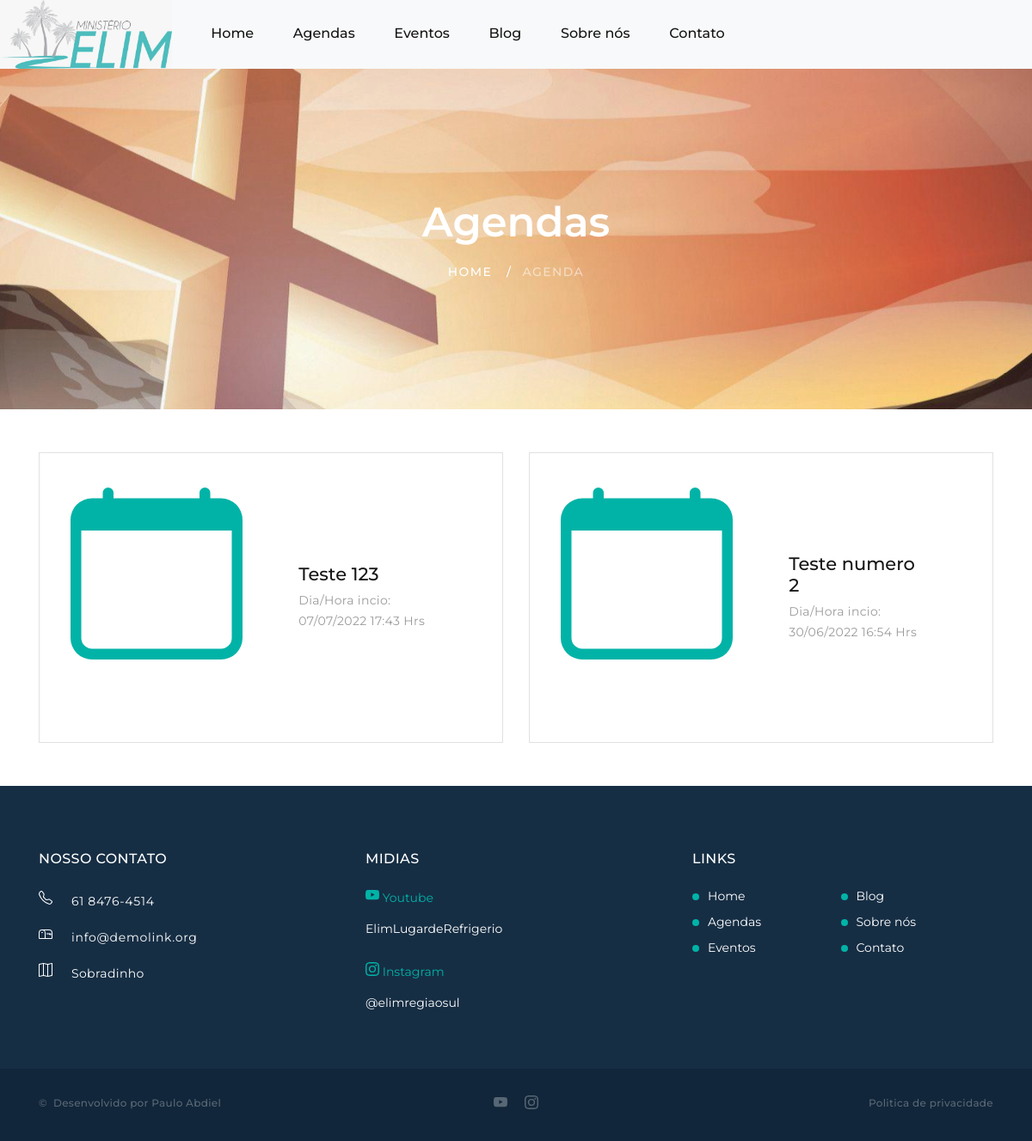
Page /agendas/ on the committed database.
### core/models.py (models this page shows, shortened)
class Agenda(models.Model):
    id = models.AutoField(primary_key=True)
    name = models.CharField(max_length=100)
    data_start = models.DateTimeField(verbose_name="Dia marcado")
    def get_data_agenda(self):
        return self.data_start.strftime('%d/%m/%Y %H:%M Hrs')

### core/views.py (the view)
# urls.py: path('agendas/',User.agendas),
    def agendas(req):
        if req.method == 'GET':
            horaAtual = datetime.now(tz=timezone.utc)
            agendas = Agenda.objects.all().filter(data_start__gt=horaAtual)
            context = {'agendas':agendas}
            return render(req, 'user/agenda.html',context)

### templates/user/agenda.html (shortened to what this page needs)
{% extends "model-page.html" %}
{% load static %}
{% block stylesheet %} <link rel="stylesheet" href="/static/assets/css/style2.css"> {% endblock%}
{% block content %}
    <div class="page">
      <section class="breadcrumbs-custom-inset">
        <div class="breadcrumbs-custom context-dark bg-overlay-60">
          <div class="container">
            <h2 class="breadcrumbs-custom-title">Agendas</h2>
            <ul class="breadcrumbs-custom-path">
              <li><a href="/home">Home</a></li>
              <li class="active">Agenda</li>
            </ul>
          </div>
          <div class="box-position" style="background-image: url({%static 'img/igreja.jpg'%});"></div>
        </div>
      </section>
      <section class="section section-sm bg-default">
        <div class="container">
          <div class="row row-sm row-40 row-md-50">
            {% if agendas.count > 0 %}
              {% for ag in agendas %}
                  <div class="col-sm-6 col-md-6 wow fadeInRight">
                    <article class="product-big">
                      <div class="unit flex-column flex-md-row align-items-md-stretch">
                        <div class="unit-left"><a class="product-big-figure" href="#">
                      </a></div>
                        <div class="unit-body">
                          <div class="product-big-body">
                            <h5 class="product-big-title"><a href="#">{{ag.name}}</a></h5>
                            <p class="product-big-text">Dia/Hora incio: {{ag.get_data_agenda}}</p>
                          </div>
                        </div>
                      </div>
                    </article>
                  </div>
              {% endfor%}
            {%endif%}
          </div>
        </div>
      </section>
    </div>
{% endblock %}

### rows in the picture
Agenda: name "Teste 123", get_data_agenda "07/07/2022 17:43 Hrs"
Agenda: name "Teste numero 2", get_data_agenda "30/06/2022 16:54 Hrs"
